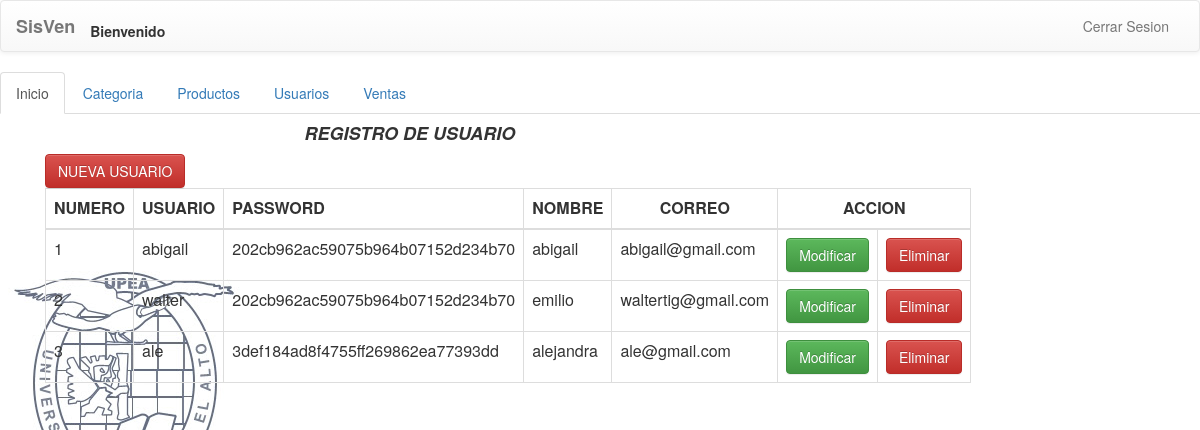
Page /usuario/index.php on the committed database.
### tables this page shows
CREATE TABLE `usuario` (
  `id_usuario` int(11) NOT NULL,
  `usuario` varchar(50) NOT NULL,
  `clave` varchar(50) NOT NULL,
  `nombre` varchar(50) NOT NULL,
  `correo` varchar(50) NOT NULL
);

### usuario/index.php (the view)
<?php
include("../menu.php");
require('conexcion.php');
$query="
SELECT
usuario.id_usuario,
usuario.usuario,
usuario.clave,
usuario.nombre,
usuario.correo
FROM
usuario";
$resultado=$mysqli->query($query);
 ?>
<div class="container">
	<div class="col-md-8">
		<CENTER><h4><I><B>REGISTRO DE USUARIO</B> </I> </h4></CENTER>
		<a class="btn btn-danger" href="nuevo.php" role="button">NUEVA USUARIO</a>
		 <table class="table table-bordered">
	<thead>
<tr>
<td><b>NUMERO</b> </td>
<td><b>USUARIO</b> </td>
<td><b>PASSWORD</b> </td>
<td><b>NOMBRE</b> </td>
<td><b><CENTER>CORREO</CENTER></b> </td>
<TH COLSPAN="2"><B><CENTER>ACCION</CENTER></B></TH>
</tr>
<tbody>
<?php while($row=$resultado->fetch_assoc()){ ?>
<tr>
<td><?php echo $row['id_usuario']; ?> 	</td>
<td><?php echo $row['usuario']; ?></td>
<td><?php echo $row['clave']; ?></td>
<td><?php echo $row['nombre']; ?></td>
<td><?php echo $row['correo']; ?></td>
<td><a class="btn btn-success" href="modificar.php?id=<?php echo $row['id_usuario'];?>" role="button">Modificar</a> </td>
				<td><a class="btn btn-danger" href="eliminar.php?id=<?php echo $row['id_usuario'];?>" role="button">Eliminar</a> </td>
</tr>
<?php } ?>
</tbody>
</thead>
 </table>
 </body>
 </html>

### menu.php (shortened to what this page needs)
<html lang="es">
<head>
		<link rel="stylesheet" href="../css/bootstrap.min.css">
		<link rel="stylesheet" href="../css/bootstrap-theme.min.css">
</head>
<nav class="navbar navbar-default" role="navigation">
  <div class="navbar-header">
    <a class="navbar-brand" href="#"><b>SisVen</b></a>
  </div>
 <div class="navbar-header">
 <br>
  <label > Bienvenido</label>
  </div>
 <ul class="nav navbar-nav navbar-right">
      <li><a href="#"></a></li>
    </ul>
    <ul class="nav navbar-nav navbar-right">
      <li><a href="/emergentes_upea/cerrar.php">Cerrar Sesion</a></li>
    </ul>
</nav>
<ul class="nav nav-tabs">
  <li class="active"><a href="#">Inicio</a></li>
  <li><a href="/emergentes_upea/categoria/index.php">Categoria</a></li>
  <li><a href="/emergentes_upea/productos/index.php">Productos</a></li>
  <li><a href="/emergentes_upea/usuario/index.php">Usuarios</a></li>
  <li><a href="/emergentes_upea/ventas/index.php">Ventas</a></li>
</ul>

### rows in the picture
usuario: id_usuario "1", usuario "abigail", clave "202cb962ac59075b964b07152d234b70", nombre "abigail", correo "abigail@gmail.com"
usuario: id_usuario "2", usuario "walter", clave "202cb962ac59075b964b07152d234b70", nombre "emilio", correo "waltertig@gmail.com"
usuario: id_usuario "3", usuario "ale", clave "3def184ad8f4755ff269862ea77393dd", nombre "alejandra", correo "ale@gmail.com"
